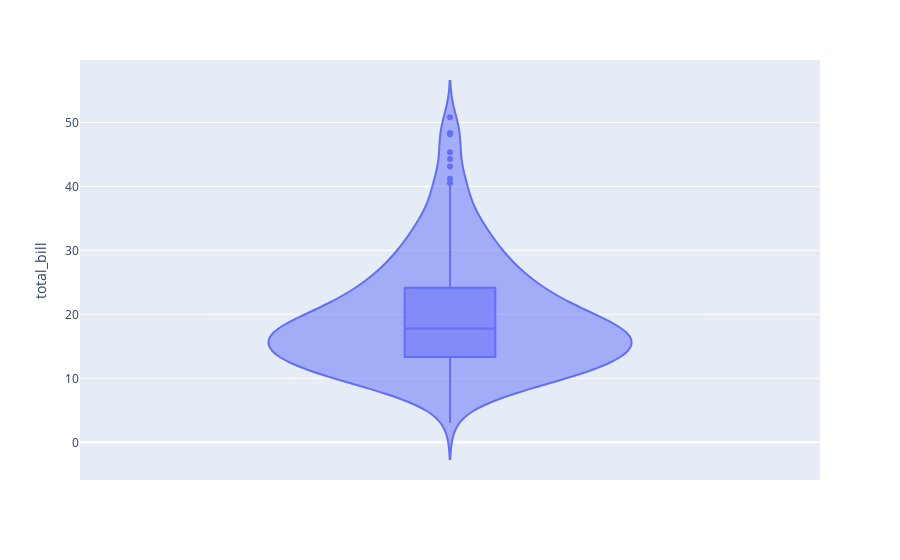

The notebook cell this image was saved under:
### Code cell
px.violin(df, y="total_bill", box =True, points="outliers")

### Figure 1 — Plotly figure (JSON) as saved in the notebook; plotly's stock layout.template omitted (floating-point values rounded to 4 significant figures; data arrays with more than 128 entries replaced by an {"elided": "..."} marker saying what was removed)
{"data": [{"alignmentgroup": "True", "box": {"visible": true}, "hovertemplate": "total_bill=%{y}<extra></extra>", "legendgroup": "", "marker": {"color": "#636efa"}, "name": "", "offsetgroup": "", "orientation": "v", "points": "outliers", "scalegroup": "True", "showlegend": false, "type": "violin", "x0": " ", "xaxis": "x", "y": {"elided": "244 float values"}, "y0": " ", "yaxis": "y"}], "layout": {"autosize": true, "legend": {"tracegroupgap": 0}, "margin": {"t": 60}, "violinmode": "group", "xaxis": {"anchor": "y", "autorange": true, "domain": [0, 1], "range": [-0.5, 0.5], "type": "category"}, "yaxis": {"anchor": "x", "autorange": true, "domain": [0, 1], "range": [-5.886, 59.77], "title": {"text": "total_bill"}, "type": "linear"}}}
